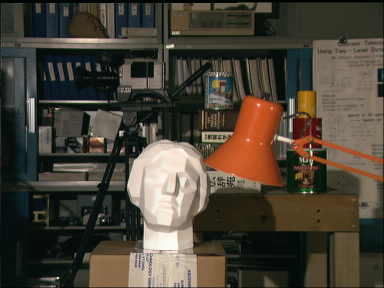
#> input picture data/stereo_L.png, 384 x 288 px
$ python stereo_matching.py
#> lines starting #> are read from the running program, lines starting #| are printed output that depends on the picture
import numpy as np
import cv2
import matplotlib.pyplot as plt

mono0 = cv2.imread("data/stereo_L.png", 0)
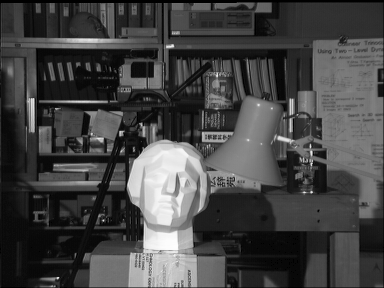
#> mono0: shape (288, 384); min 0, max 254, mean 68.5
mono1 = cv2.imread("data/stereo_R.png", 0)
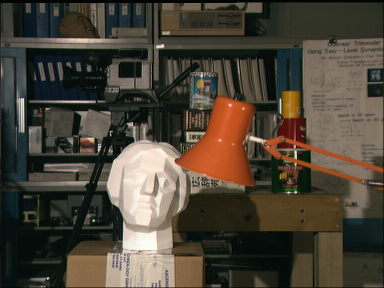
#> input picture data/stereo_R.png, 384 x 288 px
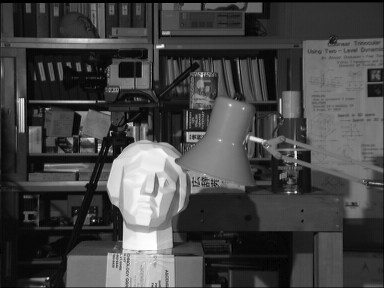
#> mono1: shape (288, 384); min 0, max 254, mean 69.4
stereo = cv2.StereoBM_create(blockSize= 15, numDisparities=64)
disparity = stereo.compute(mono0, mono1)
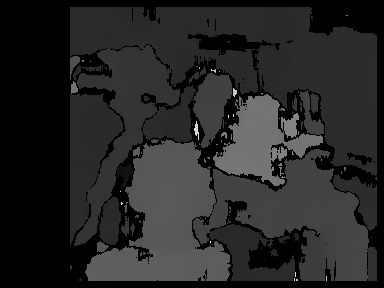
#> disparity: shape (288, 384) int16; min -16, max 1008, mean 139.2; drawn with min black and max white
map = ( disparity - np.min(disparity) ) / ( np.max(disparity) - np.min(disparity) )
#blur = cv2.GaussianBlur(map, (15, 15), 5)


plt.style.use('default')
plt.imshow(disparity)
plt.axis("off")
plt.show()
